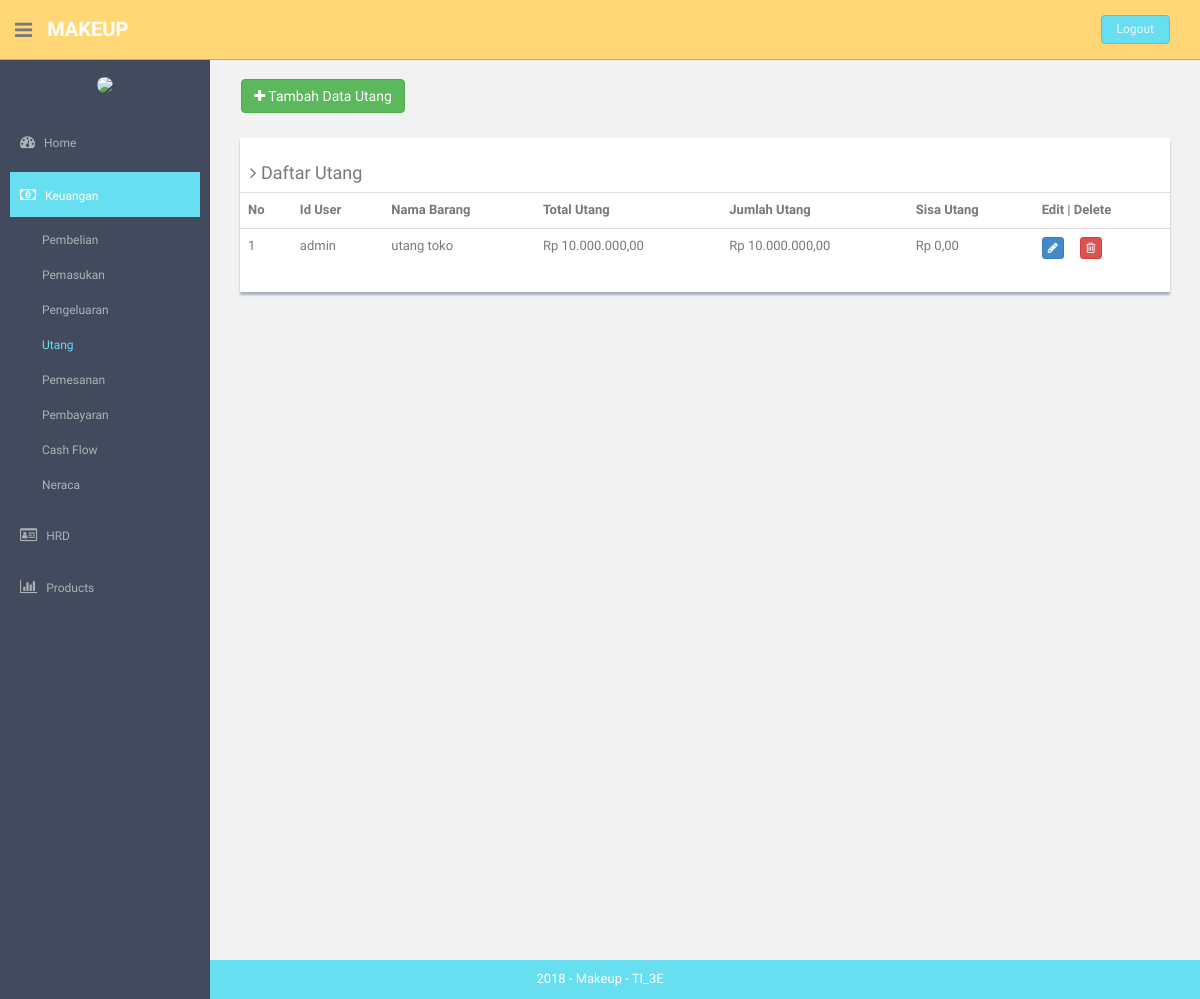
Screenshot of /index.php/utang with the database file from the repository.
### tables this page shows
CREATE TABLE `utang` (
  `id_utang` int(11) NOT NULL,
  `id_user` int(11) NOT NULL,
  `nama_barang` varchar(40) NOT NULL,
  `total_utang` int(11) NOT NULL,
  `jml_utang` int(11) NOT NULL,
  `sisa_utang` int(11) NOT NULL
);

### application/controllers/Utang.php (called while the page is built, shortened)
<?php
class Utang extends CI_Controller {
	public function __construct()
	{
		$this->load->helper('url','form');
		$this->load->library('form_validation');
		$this->load->model('utang_model');
		$this->load->model('user_model');
		$this->load->helper('html');
		$this->load->library('image_lib');
	}
	public function index()
	{
		$object['utang']=$this->utang_model->getDataUtang();
                $object['user']=$this->user_model->getDataUser();
		$cek['status'] = array(
        		'home'=>'',
        		'hrd'=>'',
        		'keuangan'=>'active',
        		'produk'=>'',
        		'pembelian'=>'',
        		'pemasukan'=>'',
        		'pengeluaran'=>'',
        		'utang'=>'active',
        		'cash_flow'=>'',
        		'neraca'=>'',
        		'admin'=>'',
        		'gaji'=>'',
        		'golongan'=>'',
        		'absensi'=>'',
        		'user'=>'',
        		'barang'=>'',
        		'supplier'=>'',
        		'kategori'=>'',
        		);
		$this->load->view('component/header',$cek);
		$this->load->view('utang',$object);
		$this->load->view('component/footer');
	}
}

### index.php (called while the page is built, shortened)
<?php
require_once BASEPATH.'core/CodeIgniter.php';

### application/models/Utang_model.php (called while the page is built, shortened)
<?php
class Utang_model extends CI_Model {
	public function getDataUtang()
	{
		$query = $this->db->query("SELECT A.* , B.username from utang as A join admin as B on A.id_user = B.id");
		return $query->result();
	}
}

### application/views/utang.php (the view)
<?php
function rupiah($angka){
  $hasil_rupiah = "Rp " . number_format($angka,2,',','.');
  return $hasil_rupiah;
}
?>
<section id="main-content">
  <section class="wrapper site-min-height">
    <br>&nbsp;&nbsp;&nbsp;&nbsp;
    <a href="<?php echo base_url('index.php/utang/form_utang'); ?>"><button type="button" class="btn btn-success "><i class="fa fa-plus"> </i> Tambah Data Utang</button></a>
    <br>
    <div class="col-md-12 mt">
      <div class="content-panel">
        <table class="table table-hover">
        <h4><i class="fa fa-angle-right"></i> Daftar Utang</h4>
        <tr>
          <th>No</th>
          <th>Id User</th>
          <th>Nama Barang</th>
          <th>Total Utang</th>
          <th>Jumlah Utang</th>
          <th>Sisa Utang</th>
          <th align="center">Edit | Delete</th>
        </tr>
        <?php
        $no = 1;
        foreach($utang as $key){
        ?>
        <tr>
          <td><?php echo $no++ ?></td>
          <td><?php echo $key->username ?></td>
          <td><?php echo $key->nama_barang ?></td>
          <td><?php echo rupiah($key->total_utang) ?></td>
          <td><?php echo rupiah($key->jml_utang) ?></td>
          <td><?php echo rupiah($key->sisa_utang) ?></td>
          <td>
                <a class="btn btn-primary btn-xs" href="<?php echo site_url('utang/update/').$key->id_utang ?>">
                  <i class="fa fa-pencil"></i>
                </a>&nbsp;&nbsp;&nbsp;&nbsp;
                <a class="btn btn-danger btn-xs" href="<?php echo site_url('utang/delete/').$key->id_utang ?>">
                  <i class="fa fa-trash-o"></i>
                </a>
          </td>
        </tr>
        <?php } ?>
      </table>
      </div>
      </div>
    </section>
    </section>

### assets/css/style.css (style rules this page uses)
body { color: #797979; background: #f2f2f2; font-family: 'Ruda', sans-serif; padding: 0px !important; margin: 0px !important; font-size:13px; }
a, a:hover, a:focus { text-decoration: none; outline: none; }
.mt { margin-top: 25px; }
#main-content { margin-left: 210px; }
.wrapper { display: inline-block; margin-top: 60px; padding-left: 15px; padding-right: 15px; padding-bottom: 15px; padding-top: 0px; width: 100%; }
.content-panel { background: #ffffff; box-shadow: 0px 3px 2px #aab2bd; padding-top: 15px; padding-bottom: 5px; }
.content-panel h4 { margin-left: 10px; }
.site-min-height { min-height: 900px; }

### rows the page displays
utang: admin.username "admin", nama_barang "utang toko", total_utang "Rp 10.000.000,00", jml_utang "Rp 10.000.000,00", sisa_utang "Rp 0,00"
